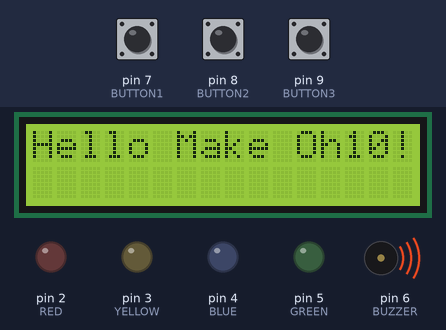
This sketch was run on a simulated Arduino Uno, built with avr-gcc and run on an emulated ATmega328P. Parts: 16×2 character LCD, output pins drawn as LEDs (lit = HIGH), buzzer (waves = sounding, pin HIGH). Inputs (shaded band) come from the test bench; at power-on: pin 7 (BUTTON1) HIGH, pin 8 (BUTTON2) HIGH, pin 9 (BUTTON3) HIGH.

Above: at 1.2 s.
1.3 s: pin 7 (BUTTON1) pulled LOW for 0.15 s
At 2.0 s:
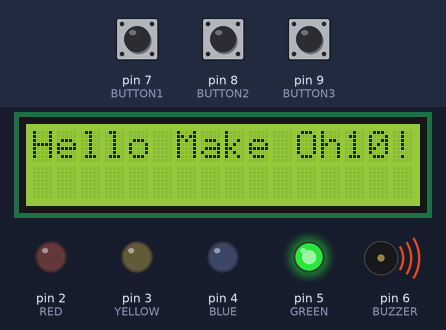
2.9 s: pin 8 (BUTTON2) pulled LOW for 0.15 s
At 4.1 s:
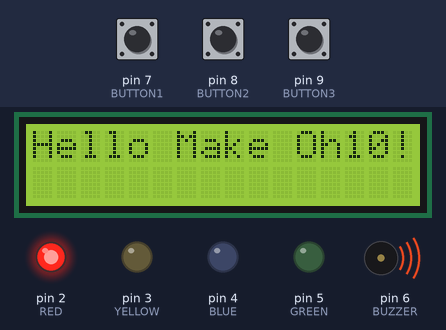
4.5 s: pin 9 (BUTTON3) pulled LOW for 0.15 s
At 5.7 s:
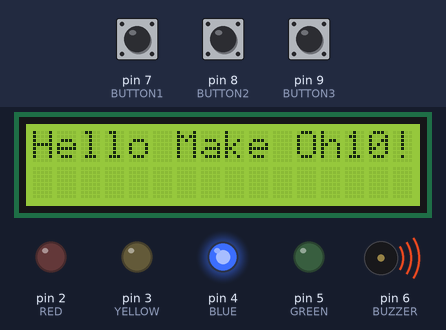
6.1 s: pin 7 (BUTTON1) pulled LOW for 1 s
At 7.0 s:
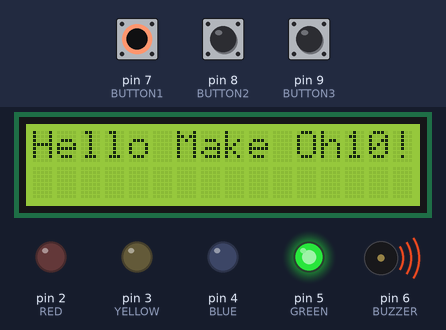
8.6 s: pin 8 (BUTTON2) pulled LOW for 1 s
At 9.9 s:
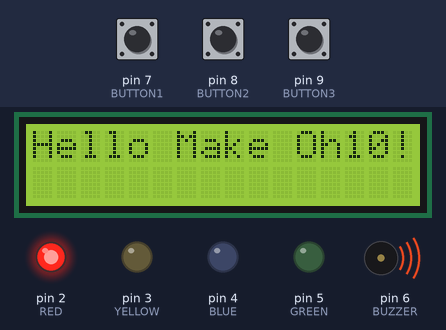
Timing chart, 0 to 11.6 s (numbered marks = the images above; inputs shaded):
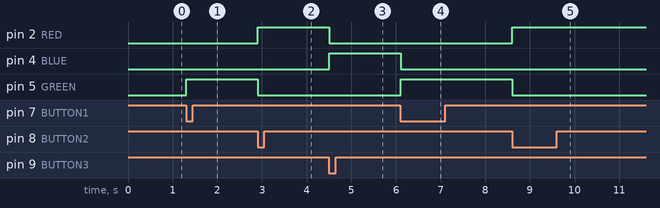

The sketch:

ToggleLight.ino
```cpp
//ToggleLight
#define RED 2
#define YELLOW 3
#define GREEN 5
#define BLUE 4
#define BUZZER 6
#define BUTTON1 7
#define BUTTON2 8
#define BUTTON3 9
#include <LiquidCrystal_I2C.h>
LiquidCrystal_I2C lcd(0x27, 16, 2);
void setup() {
pinMode(RED, OUTPUT);
pinMode(YELLOW, OUTPUT);
pinMode(GREEN, OUTPUT);
pinMode(BLUE, OUTPUT);
pinMode(BUZZER, OUTPUT);
pinMode(BUTTON1, INPUT_PULLUP);
pinMode(BUTTON2, INPUT_PULLUP);
pinMode(BUTTON3, INPUT_PULLUP);
digitalWrite(BUZZER, HIGH);
lcd.init();
lcd.backlight();
lcd.setCursor(0, 0);
}
void loop() {
lcd.setCursor(0,0);
lcd.print("Hello Make Oh10!");
if (digitalRead(BUTTON1) == LOW) {
digitalWrite(GREEN, HIGH);
digitalWrite(RED, LOW);
digitalWrite(BLUE, LOW);
} else if (digitalRead(BUTTON2) == LOW) {
digitalWrite(GREEN, LOW);
digitalWrite(RED, HIGH);
digitalWrite(BLUE, LOW);
} else if (digitalRead(BUTTON3) == LOW) {
digitalWrite(GREEN, LOW);
digitalWrite(RED, LOW);
digitalWrite(BLUE, HIGH);
}
}
```

Measured:
- after the input at 1.3 s, pin 5 (GREEN): LOW → HIGH at once
- after the input at 2.9 s, pin 2 (RED): LOW → HIGH at once; pin 5 (GREEN): HIGH → LOW at once
- after the input at 4.5 s, pin 2 (RED): HIGH → LOW at once; pin 4 (BLUE): LOW → HIGH at once
- after the input at 6.1 s, pin 4 (BLUE): HIGH → LOW at once; pin 5 (GREEN): LOW → HIGH at once
- after the input at 8.6 s, pin 2 (RED): LOW → HIGH at once; pin 5 (GREEN): HIGH → LOW at once
